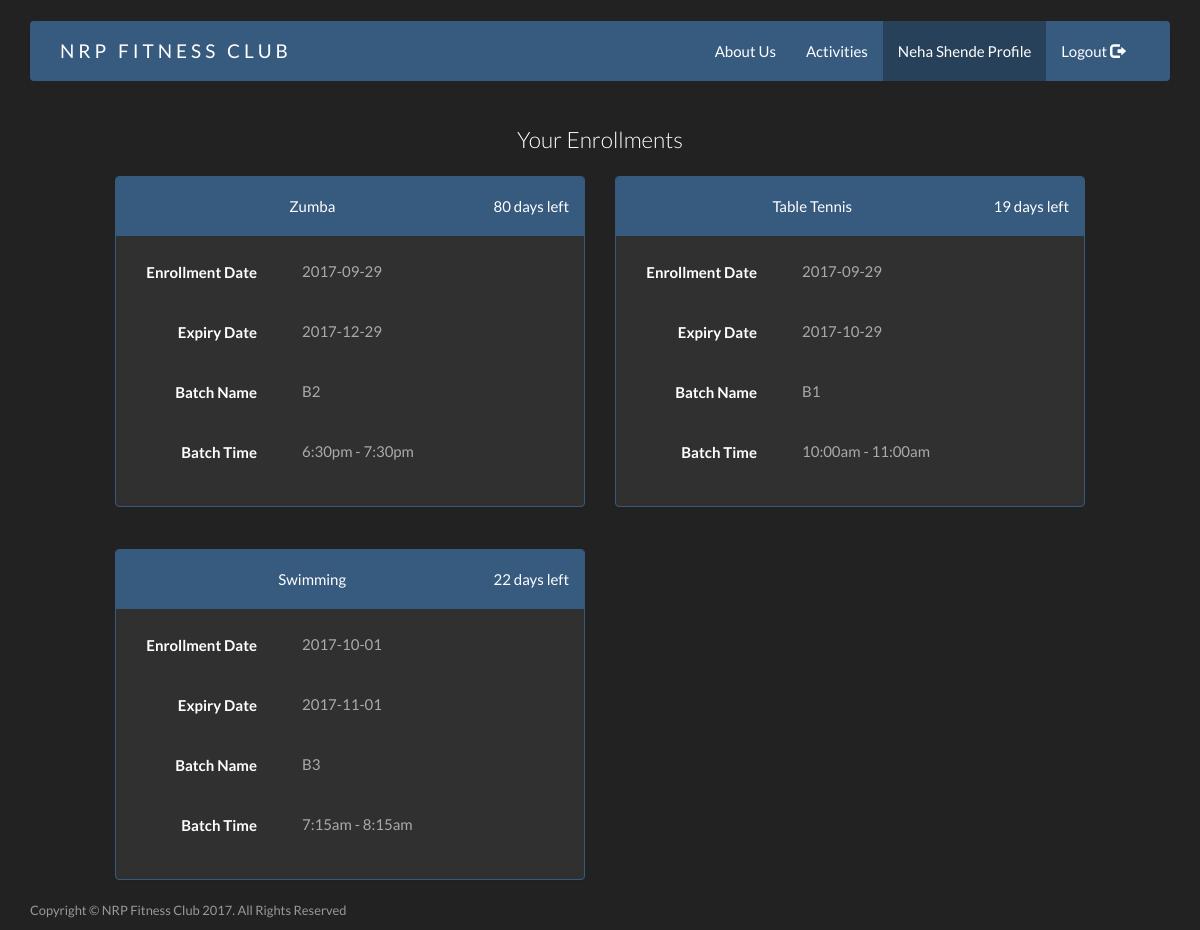
The page /Profile/index.php (signed in) on the database its author committed.
### tables this page shows
CREATE TABLE `member` (
  `cust_id` int(11) UNSIGNED NOT NULL,
  `f_name` varchar(40) NOT NULL,
  `l_name` varchar(40) NOT NULL,
  `gender` char(1) NOT NULL,
  `address` varchar(50) NOT NULL,
  `pincode` int(7) NOT NULL,
  `contact_no` bigint(10) NOT NULL,
  `email` varchar(40) NOT NULL,
  `username` varchar(30) NOT NULL,
  `password` varchar(40) NOT NULL,
  `otp` int(6) NOT NULL,
  `activate` tinyint(1) NOT NULL
);

CREATE TABLE `membership` (
  `membership_id` int(11) UNSIGNED NOT NULL,
  `course_id` int(11) UNSIGNED NOT NULL,
  `cust_id` int(11) UNSIGNED NOT NULL,
  `batch_id` int(11) UNSIGNED NOT NULL,
  `enrollment_date` date NOT NULL,
  `discount` double NOT NULL,
  `expiry_date` date NOT NULL,
  `duration` int(11) NOT NULL
);

CREATE TABLE `course` (
  `course_id` int(11) UNSIGNED NOT NULL,
  `course_name` varchar(80) NOT NULL,
  `monthly` double NOT NULL,
  `monthly_d` double NOT NULL,
  `quarterly_d` double NOT NULL,
  `sixmonth_d` double NOT NULL,
  `yearly_d` double NOT NULL
);

CREATE TABLE `batch` (
  `batch_id` int(11) UNSIGNED NOT NULL,
  `batch_name` varchar(80) NOT NULL,
  `batch_time` varchar(80) NOT NULL,
  `course_id` int(11) UNSIGNED NOT NULL
);

### DBHandler/DB.php (called while the page is built, shortened)
<?php
	class DTB
	{
		var $connection;
		function __construct()
		{
			$this->connection = new mysqli('localhost','root','','fic');
		}
		function getParam($obj,$param)
		{
			if($obj->num_rows == 1)
			{
				while ($row = $obj->fetch_assoc()) {
					return $row[$param];
				}
			}
		}
		function processQuery($query)
		{
			$result = $this->connection->query($query);
			return $result;
		}
	}
?>

### Profile/session.php (called while the page is built, shortened)
<?php
	require("../DBHandler/DB.php");
	if(isset($_SESSION["cust_id"]))
	{
		$dtb = new DTB();
	}
	else
		header("Location: ../login");
?>

### Profile/index.php (the view, shortened to what this page needs)
<?php include('session.php'); ob_start();?>
<!DOCTYPE html>
<html>
<head>
	<link rel="stylesheet" type="text/css" href="../bootstrap/css/bootstrap.css">
	<link rel="stylesheet" type="text/css" href="../bootstrap/bootstrap.css">
</head>
<body>
	<br>
	<?php require 'header-profile.php'; ?>
	<?php
		$result = $dtb->processQuery("select * from membership where cust_id = ".$_SESSION['cust_id']);
		if($result->num_rows == 0)
		{
			echo "<div class='container-fluid'><div class='jumbotron'><p class='text-center lead'>Not Enrolled for any course.<a class='btn btn-link' href='../Activities'> Please Enroll</a></p></div>";
		}
		else
		{
			echo "<div class='container-fluid'><br><p class='lead text-center'>Your Enrollments</p>";
						$num_of_enrollments = $result->num_rows;
						$panel_count = 0;
						while($row = $result->fetch_assoc())
						{
							if($panel_count == 0)
							{
								$interval =  date_diff(date_create(date('Y/m/d H:i:s')),date_create($row['expiry_date']." 00:00:00"));
								echo "<div class='row'>";
								echo '<div class="col-lg-5 col-lg-offset-1 col-md-5 col-md-offset-1 col-sm-5 col-sm-offset-1">
												<div class="panel panel-primary">
												  <div class="panel-heading text-center">';
								$course = $dtb->processQuery("select course_name from course where course_id = ".$row['course_id']);
								$course_name = $dtb->getParam($course,"course_name");
								echo "<h5>".$course_name."<span class='pull-right'>".$interval->format('%a days')." left</span></h5>";
								echo  '</div>
											  <div class="panel-body">
												  <form class="form-horizontal" method="POST">
													  <div class="form-group">
														  <label class="col-lg-4 control-label">Enrollment Date</label>
														  <div class="col-lg-5">
														  	<div class="form-control" style="background-color: inherit; color: #AAA;">'.
											    				$row['enrollment_date'].'</div>
												  		</div>
										  			</div>
										  			<div class="form-group">
														  <label class="col-lg-4 control-label">Expiry Date</label>
														  <div class="col-lg-5">
														  	<div class="form-control" style="background-color: inherit; color: #AAA;">'.
											    				$row['expiry_date'].'</div>
												  		</div>
										  			</div>
										  			<div class="form-group">
														  <label class="col-lg-4 control-label">Batch Name</label>
														  <div class="col-lg-5">
														  	<div class="form-control" style="background-color: inherit; color: #AAA;">';
											    				$batch = $dtb->processQuery("select batch_name from batch where batch_id=".$row['batch_id']);
											    				$batch_name = $dtb->getParam($batch,"batch_name");
											    				echo $batch_name;
											    				echo '</div>
												  		</div>
										  			</div>
										  			<div class="form-group">
														  <label class="col-lg-4 control-label">Batch Time</label>
														  <div class="col-lg-5">
														  	<div class="form-control" style="background-color: inherit; color: #AAA;">';
														  		$batch = $dtb->processQuery("select batch_time from batch where batch_id=".$row['batch_id']);
											    				$batch_time = $dtb->getParam($batch,"batch_time");
											    				echo $batch_time;
										    				echo'</div>
												  		</div>
										  			</div>
										   		</form>
										  		</div>
												</div>
										</div>';
							}
							else if($panel_count == 1)
							{
								$interval =  date_diff(date_create(date('Y/m/d H:i:s')),date_create($row['expiry_date']." 00:00:00"));
								echo '<div class="col-lg-5 col-md-5 col-sm-5">
												<div class="panel panel-primary">
												  <div class="panel-heading text-center">';
								$course = $dtb->processQuery("select course_name from course where course_id = ".$row['course_id']);
								$course_name = $dtb->getParam($course,"course_name");
								echo "<h5>".$course_name."<span class='pull-right'>".$interval->format('%a days')." left</span></h5>";
								echo  '</div>
											  <div class="panel-body">
												  <form class="form-horizontal" method="POST">
													  <div class="form-group">
														  <label class="col-lg-4 control-label">Enrollment Date</label>
														  <div class="col-lg-5">
														  	<div class="form-control" style="background-color: inherit; color: #AAA;">'.
											    				$row['enrollment_date'].'</div>
												  		</div>
										  			</div>
										  			<div class="form-group">
														  <label class="col-lg-4 control-label">Expiry Date</label>
														  <div class="col-lg-5">
														  	<div class="form-control" style="background-color: inherit; color: #AAA;">'.
											    				$row['expiry_date'].'</div>
												  		</div>
										  			</div>
										  			<div class="form-group">
														  <label class="col-lg-4 control-label">Batch Name</label>
														  <div class="col-lg-5">
														  	<div class="form-control" style="background-color: inherit; color: #AAA;">';
											    				$batch = $dtb->processQuery("select batch_name from batch where batch_id=".$row['batch_id']);
											    				$batch_name = $dtb->getParam($batch,"batch_name");
											    				echo $batch_name;
											    				echo '</div>
												  		</div>
										  			</div>
										  			<div class="form-group">
														  <label class="col-lg-4 control-label">Batch Time</label>
														  <div class="col-lg-5">
														  	<div class="form-control" style="background-color: inherit; color: #AAA;">';
														  		$batch = $dtb->processQuery("select batch_time from batch where batch_id=".$row['batch_id']);
											    				$batch_time = $dtb->getParam($batch,"batch_time");
											    				echo $batch_time;
										    				echo'</div>
												  		</div>
										  			</div>
										   		</form>
										  		</div>
												</div>
										</div>';
							}
							$panel_count++;
							if($panel_count == 2)
							{
								$panel_count = 0;
								echo "</div><br>";
							}
						}
					if($num_of_enrollments%2 != 0)
						echo "</div>";
					echo "</div>";
		}
	?>
	<?php include '../footer.php'; ?>
</body>
</html>

### Profile/header-profile.php
<?php
	if(isset($_SESSION["cust_id"]))
	{
		$result = $dtb->processQuery("select f_name,l_name from member where cust_id = ".$_SESSION["cust_id"].";");
		$fname = $dtb->getParam($result,"f_name");
		mysqli_data_seek($result,0);
		$lname = $dtb->getParam($result,"l_name");
		echo '<div class="container">
				<nav class="navbar navbar-default" style="">
				  <div class="container-fluid">
				    <div class="navbar-header">
				      <button type="button" class="navbar-toggle collapsed" data-toggle="collapse" data-target="#bs-example-navbar-collapse-1">
				        <span class="sr-only">Toggle navigation</span>
				        <span class="icon-bar"></span>
				        <span class="icon-bar"></span>
				        <span class="icon-bar"></span>
				      </button>
				      <a class="navbar-brand" href=".." style="padding-left: 30px;">NRP FITNESS CLUB<br></a>
				    </div>
				    <div class="collapse navbar-collapse navbar-right" id="bs-example-navbar-collapse-1">
				      <ul class="nav navbar-nav">
				        <li><a href="..">About Us <span class="sr-only">(current)</span></a></li>
				        <li><a href="../Activities">Activities</a></li>
				        <li class="active"><a href="#">'.$fname.' '.$lname.' Profile</a> </li>
				        <li><a href="../logout.php">Logout  <span class="glyphicon glyphicon-log-out"></span></a></li>
				      </ul>
				    </div>
				  </div>
				</nav>
			</div>';
	}
?>

### rows shown on the page
member: f_name "Neha", l_name "Shende"
membership: course.course_name "Zumba", expiry_date "80 days", enrollment_date "2017-09-29", expiry_date "2017-12-29", batch.batch_name "B2", batch.batch_time "6:30pm - 7:30pm"
membership: course.course_name "Table Tennis", expiry_date "19 days", enrollment_date "2017-09-29", expiry_date "2017-10-29", batch.batch_name "B1", batch.batch_time "10:00am - 11:00am"
membership: course.course_name "Swimming", expiry_date "22 days", enrollment_date "2017-10-01", expiry_date "2017-11-01", batch.batch_name "B3", batch.batch_time "7:15am - 8:15am"
